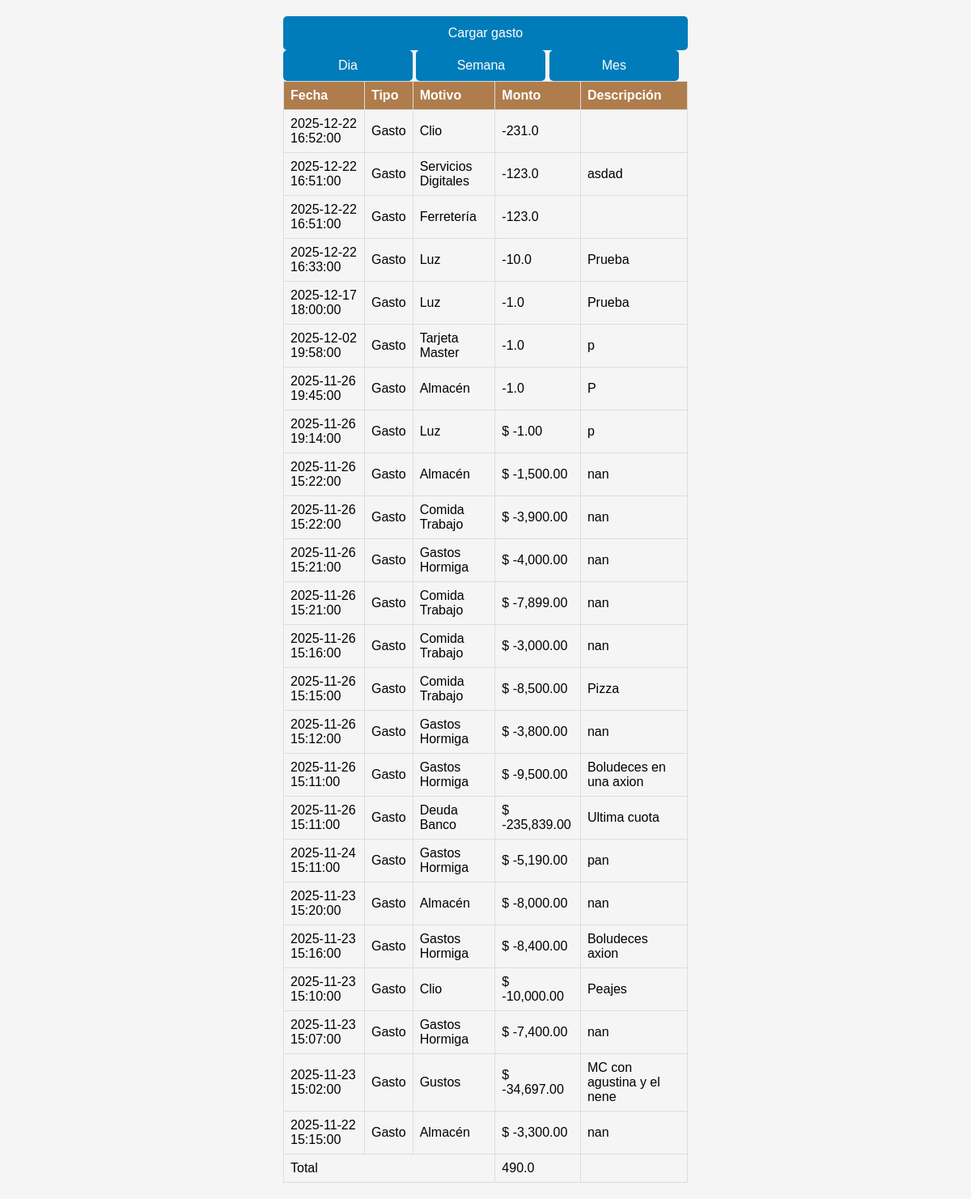
Before: /resumen with the older database file.
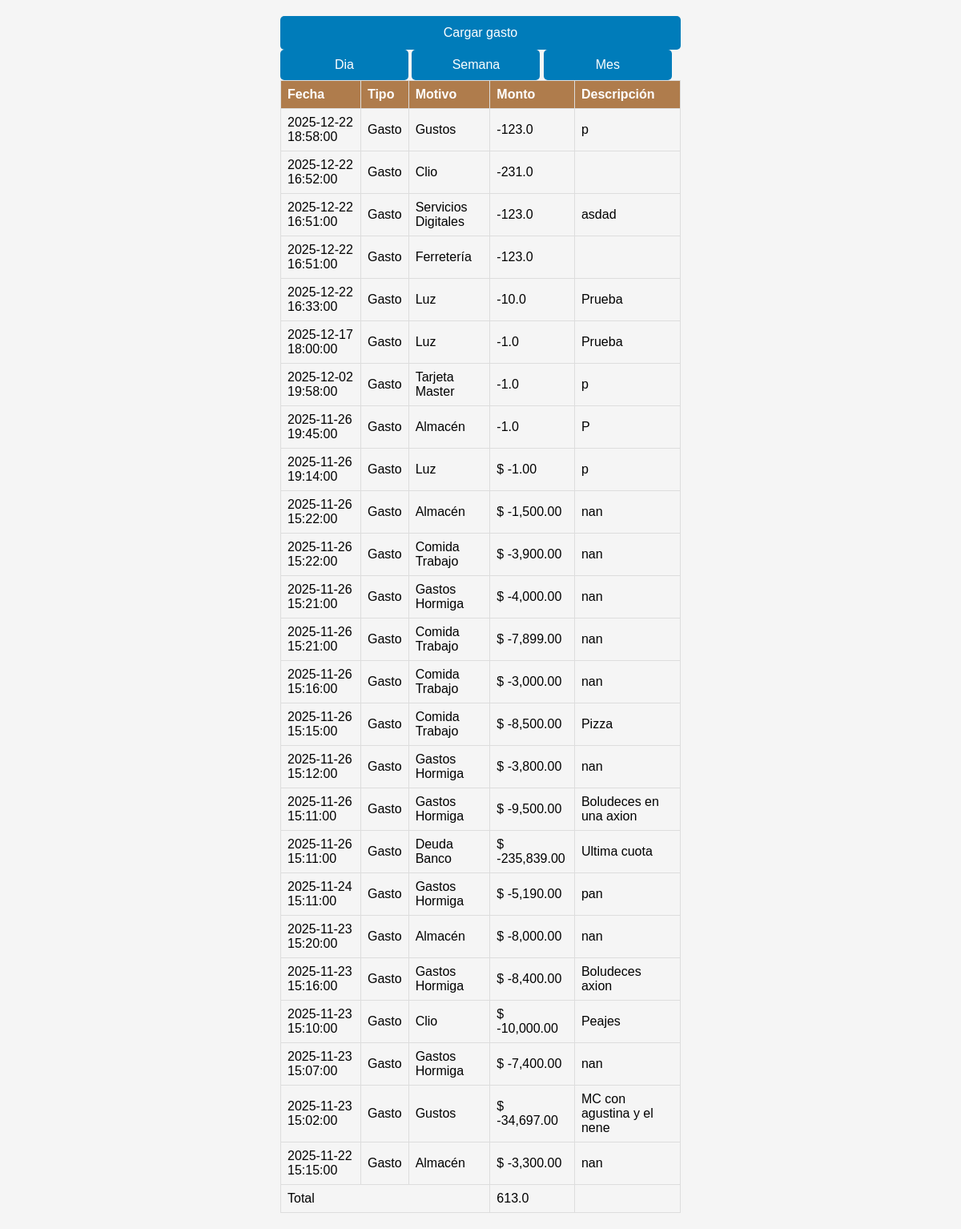
After: the same page with the newer database file.
### tables this page shows
CREATE TABLE datos (FECHA TEXT, TIPO TEXT, MOTIVO TEXT, IMPORTE TEXT, DESCRIPCION TEXT);

### app.py (the view, shortened to what this page needs)
@app.route('/resumen', methods=["GET","POST"])
def resumen():
    dias = request.args.get('dias', default=30, type=int)
    resultados = funciones.traer_datos(dias)
    return render_template('resumen.html', resultados=resultados)

### funciones.py (called while the page is built)
def traer_datos(dias=7):
    conn = sqlite3.connect('gastos.db')
    cursor = conn.cursor()
    cursor.execute("""

        SELECT * FROM datos
        WHERE date(FECHA) >= date ('now',?)
        order by FECHA DESC


    """,(f'-{dias} day',))
    resultados = cursor.fetchall()
    return(resultados)

### templates/resumen.html (shortened to what this page needs)
<!doctype html>
<html lang="es">
<head>
  <link rel="stylesheet" href="/static/styles.css">
</head>
<table>
    <thead>
        <tr>
            <th>Fecha</th>
            <th>Tipo</th>
            <th>Motivo</th>
            <th>Monto</th>
            <th>Descripción</th>
        </tr>
    </thead>
<body>
  <main>
    <button onclick="window.location.href='/'">Cargar gasto</button>
    <form class="form" method="post" style="display: inline;">
      <button type="submit" name="dia" value="1" style="width: 32%;padding: 10px;">Dia</button>
      <button type="submit" name="semana" value="7" style="width: 32%;padding: 10px;">Semana</button>
      <button type="submit" name="mes" value="30" style="width: 32%;padding: 10px;">Mes</button>
    </form>
    {%set ns = namespace(total=0.0)%}
    {% for resultado in resultados %}
      <tr>
            <td>{{ resultado[0] }}</li>
            <td>{{ resultado[1] }}</li>
            <td>{{ resultado[2] }}</li>
            <td>{{ (resultado[3]) }}</li>
            <td>{{ resultado[4] }}</li>
            {%set  ns.total = ns.total - (resultado[3]|float)%}
    </tr>
    {% endfor %}
    <tfoot>
      <tr>
        <td colspan="3">Total</td>
        <td>{{ ns.total }}</td>
        <td></td>
      </tr>
    </tfoot>
  </main>
</body>
</html>

### static/styles.css (style rules this page uses)
body { font-family: Arial, sans-serif; max-width: 500px; margin: 0 auto; padding: 20px; background-color: #f5f5f5; }
button { background: #007cba; color: white; padding: 12px 20px; border: none; border-radius: 5px; cursor: pointer; width: 100%; font-size: 16px; }
table { width: 100%; border-collapse: collapse; }
th, td { border: 1px solid #ddd; padding: 8px; text-align: left; }
th { background-color: #af7c4c; color: white; }

Changed rows visible on the page:
added datos: FECHA "2025-12-22 18:58:00", TIPO "Gasto", MOTIVO "Gustos", IMPORTE "-123.0", DESCRIPCION "p"
Other visible differences:
{{ ns.total }}: "490.0" → "613.0"
